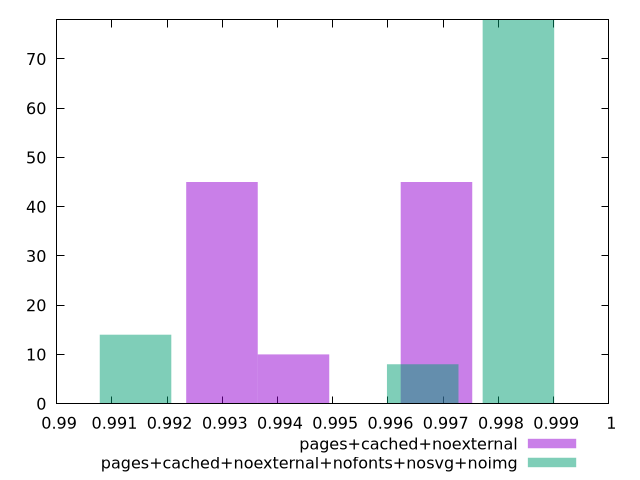

The script that saved this image:
$_pagesCachedNoexternal <<EOF
0.9968781518956439 45
0.9929942110441025 45
0.9942888579946163 10
EOF
$_pagesCachedNoexternalNofontsNosvgNoimg <<EOF
0.9983621187123912 78
0.9914290484435552 14
0.9966288511451822 8
EOF
set key outside below
set terminal pngcairo
set output "report_00004_2020-11-02T20-21-41.718Z/first-cpu-idle/first-cpu-idle_pages+cached+noexternal_pages+cached+noexternal+nofonts+nosvg+noimg+hist.png"
set boxwidth 0.0012946469505138232
set style fill transparent solid 0.5 noborder
set yrange [0:78]
plot $_pagesCachedNoexternal title "pages+cached+noexternal" with boxes ,$_pagesCachedNoexternalNofontsNosvgNoimg title "pages+cached+noexternal+nofonts+nosvg+noimg" with boxes ,
